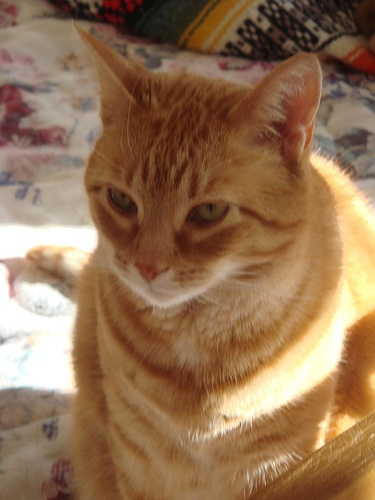
//> input picture 1.jpg, 375 x 500 px
$ ./get_mask ../1.jpg   (built with g++ and OpenCV 4)
//> lines starting //> are read from the running program, lines starting //| are printed output that depends on the picture; after the words box and inside, x2 and y2 are one past the last pixel; in counts of white or black regions, pixels touching at a corner belong together
#include <opencv2/opencv.hpp>
#include <iostream>
using namespace std;
using namespace cv;

int px, py;
Mat img, src_img, mask;
void on_mouse(int event, int x, int y, int flags, void* param){
    static int sx, sy;
    if (event == CV_EVENT_LBUTTONDOWN){
        sx = x;
        sy = y;
        circle(img, Point(x, y), 1, Scalar(0, 255, 0));
        circle(mask, Point(x, y), 1, Scalar::all(255));
        imshow("get_mask", img);
    }
    else if (event == CV_EVENT_MOUSEMOVE && (flags & CV_EVENT_FLAG_LBUTTON)){
        circle(img, Point(x, y), 1, Scalar(0, 255, 0));
        circle(mask, Point(x, y), 1, Scalar::all(255));
        line(img, Point(px, py), Point(x, y), Scalar(0, 255, 0));
        line(mask, Point(px, py), Point(x, y), Scalar::all(255));
        imshow("get_mask", img);
    }
    else if (event == CV_EVENT_LBUTTONUP){
        line(img, Point(px, py), Point(x, y), Scalar(0, 255, 0));
        line(mask, Point(px, py), Point(x, y), Scalar::all(255));
        line(img, Point(sx, sy), Point(x, y), Scalar(0, 255, 0));
        line(mask, Point(sx, sy), Point(x, y), Scalar::all(255));
        imshow("get_mask", img);
        std::vector<std::vector<cv::Point> > contours;
        vector<Vec4i> hierarchy;
        cv::findContours( mask, contours, CV_RETR_EXTERNAL, CV_CHAIN_APPROX_NONE );

        mask.setTo(cv::Scalar::all(0));
        cv::drawContours( mask, contours, -1, cv::Scalar(255), CV_FILLED );

        //cv::Mat color_tab;
        std::cout << contours.size() << std::endl;
        Mat result;
        src_img.copyTo(result, mask);
        imshow("mask", result);
    }
    px = x;
    py = y;
}
int main(int argc, char **argv){
    if (argc != 2){
        cout << "please input image path!" << endl;
        return 0;
    }
    src_img = imread(argv[1], 1);
//> src_img is the input picture: 500 rows x 375 cols, CV_8UC3; mean B, G, R 82.7, 113.1, 146.6
    src_img.copyTo(img);
    mask = Mat(img.size(), CV_8U, Scalar::all(0));
    namedWindow("get_mask", WINDOW_NORMAL);
    setMouseCallback("get_mask", on_mouse);
    imshow("get_mask", img);
    while (1){
        char q = waitKey(0);
//> the left mouse button is pressed at (93, 125)
//> in on_mouse, `circle(img, Point(x, y), 1, Scalar(0, 255, 0));`: img: 500 rows x 375 cols, CV_8UC3; 4 pixels changed, all inside (x1, y1, x2, y2) = (92, 124, 95, 127)
//> in on_mouse, `circle(mask, Point(x, y), 1, Scalar::all(255));`:
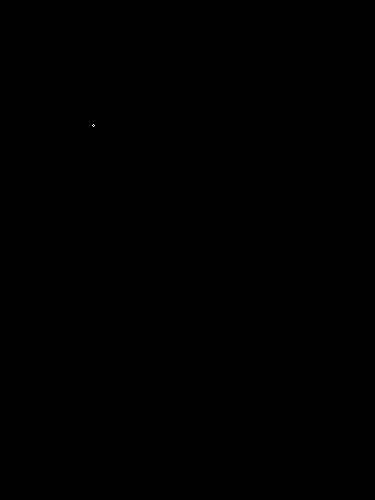
//> mask: 500 rows x 375 cols, CV_8UC1; 0% white in thin lines or dots, all inside (x1, y1, x2, y2) = (92, 124, 95, 127)
//> the mouse is dragged to (187, 250)
//> call 2 of on_mouse, with event = 0, x = 187, y = 250, flags = 1
//> in on_mouse (call 2), `circle(img, Point(x, y), 1, Scalar(0, 255, 0));`: img: 500 rows x 375 cols, CV_8UC3; mean B, G, R 82.7, 113.1, 146.6
//> in on_mouse (call 2), `circle(mask, Point(x, y), 1, Scalar::all(255));`: mask: 500 rows x 375 cols, CV_8UC1; 0% white in thin lines or dots, all inside (x1, y1, x2, y2) = (92, 124, 189, 252)
//> in on_mouse (call 2), `line(img, Point(px, py), Point(x, y), Scalar(0, 255, 0));`:
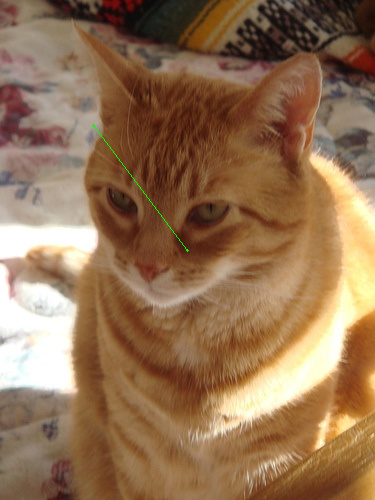
//> img: 500 rows x 375 cols, CV_8UC3; mean B, G, R 82.7, 113.2, 146.5
//> in on_mouse (call 2), `line(mask, Point(px, py), Point(x, y), Scalar::all(255));`:
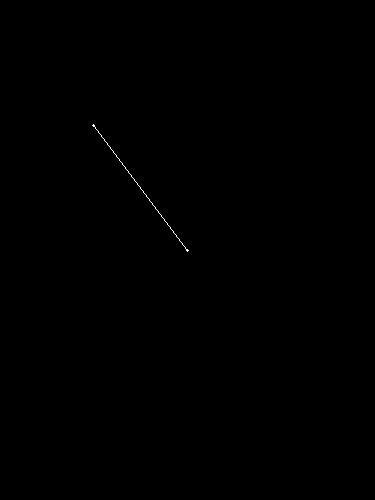
//> mask: 500 rows x 375 cols, CV_8UC1; 0.07% white in thin lines or dots, all inside (x1, y1, x2, y2) = (92, 124, 189, 252)
//> the mouse is dragged to (281, 375)
//> call 3 of on_mouse, with event = 0, x = 281, y = 375, flags = 1
//> in on_mouse (call 3), `circle(img, Point(x, y), 1, Scalar(0, 255, 0));`: img: 500 rows x 375 cols, CV_8UC3; 4 pixels changed, all inside (x1, y1, x2, y2) = (280, 374, 283, 377)
//> in on_mouse (call 3), `circle(mask, Point(x, y), 1, Scalar::all(255));`: mask: 500 rows x 375 cols, CV_8UC1; 0.07% white in thin lines or dots, all inside (x1, y1, x2, y2) = (92, 124, 283, 377)
//> in on_mouse (call 3), `line(img, Point(px, py), Point(x, y), Scalar(0, 255, 0));`:
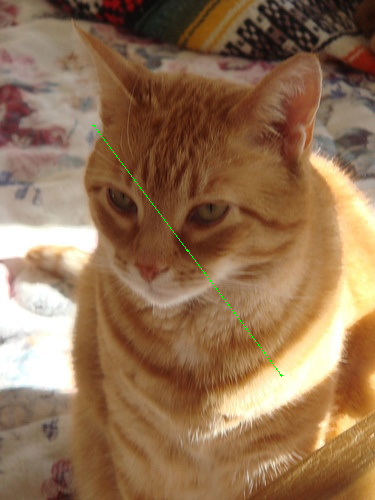
//> img: 500 rows x 375 cols, CV_8UC3; mean B, G, R 82.6, 113.3, 146.4
//> in on_mouse (call 3), `line(mask, Point(px, py), Point(x, y), Scalar::all(255));`:
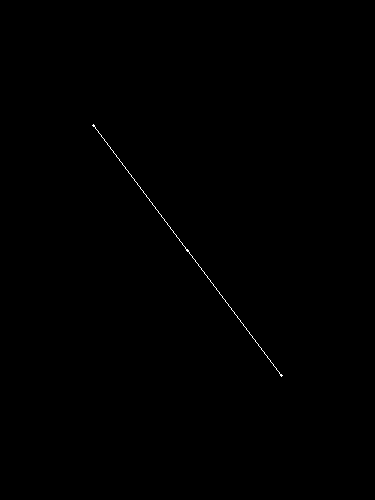
//> mask: 500 rows x 375 cols, CV_8UC1; 0.14% white in thin lines or dots, all inside (x1, y1, x2, y2) = (92, 124, 283, 377)
//> the button is released at (281, 375)
//| 1
//> the Esc key is pressed
        if (q == 'y'){
            cout << "saving mask ..." << endl;
            imwrite("mask.jpg", mask);
            break;
        }
        else{
            destroyWindow("mask");
            src_img.copyTo(img);
            mask = Mat(img.size(), CV_8U, Scalar::all(0));
        }
    }

    return 0;
}
